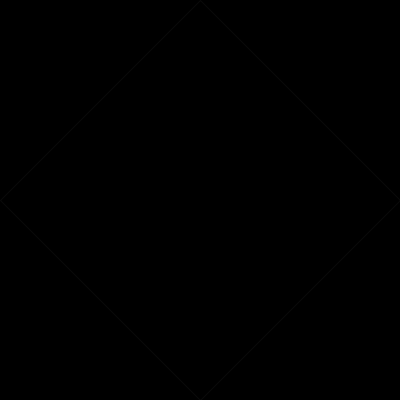
Frame 1 (no input)
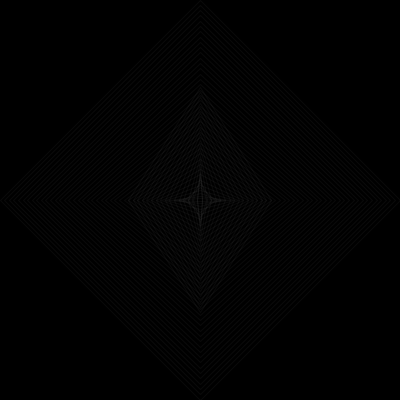
Frame 60 (the mouse pressed at the canvas centre just before this capture)
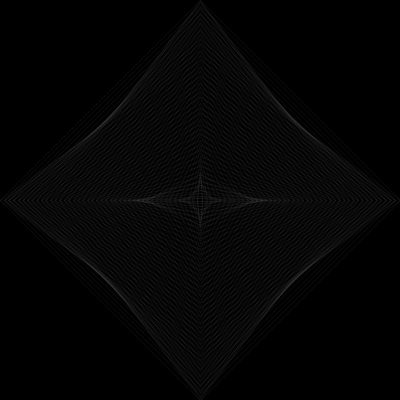
Frame 120 (the mouse held since frame 60 and released just before this capture)

The Processing sketch that drew these frames (run headless with seeded random() and noise(); from frame 60 on, the mouse is pressed at the canvas centre):

// Processing sketch: processing_133833
// ── processing_133833.pde

int a = 400;
float xpos, ypos; 

float xspeed= 4.6; 
float yspeed= 5.3; 
float xdirection=1; 
float ydirection=1;

void setup(){
  size(400,400);
  smooth();
  background(0);
}

void draw(){
  noFill();
  frameRate(24);
  
  stroke(255,10);
  
  float mx= constrain(xpos, 0,400);
  float my= constrain(ypos, 0,400); 

  
  xpos= xpos+(xspeed*xdirection);
  ypos= ypos+(yspeed*ydirection); 
  
  beginShape();
  vertex(200, my);
  vertex(400- mx, 200);
  vertex(200, 400-my); 
  vertex(mx, 200);
  endShape(CLOSE);
  

 
  if (xpos>width){
  xdirection=xdirection*-1;
  } 
  
   if (xpos<0){
  xdirection=xdirection*-1;
  } 
  
  if(ypos>height){
  ydirection=ydirection*-1;
  }
  
  if(ypos<0){
  ydirection=ydirection*-1;
  }
}
